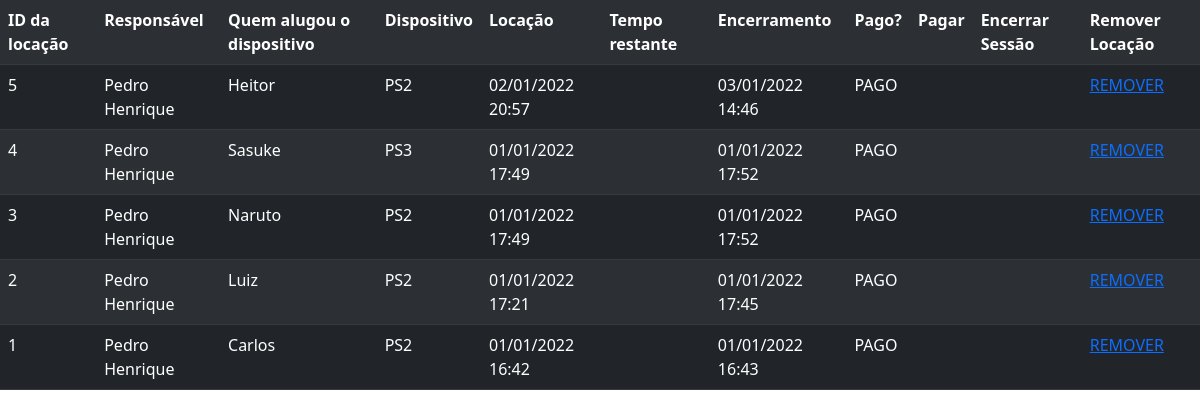
Before: /dispositivo/listar_locacoes with the older database file.
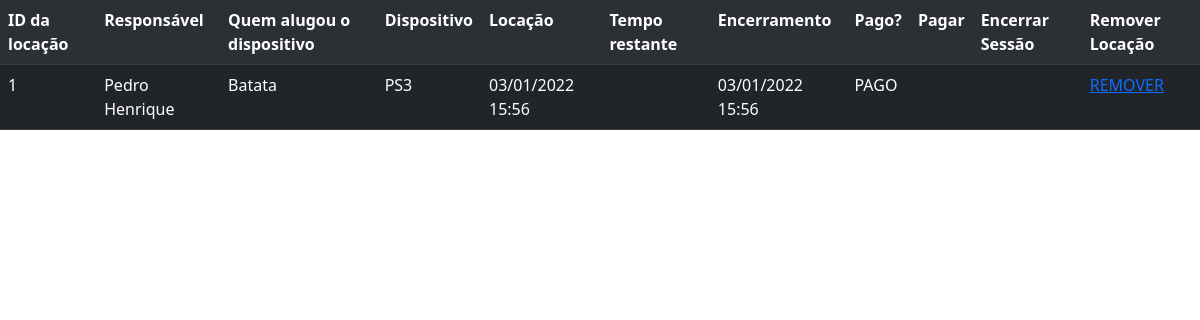
After: the same page with the newer database file.
### Locacoes.py (models this page shows)
class Locacao(db.Model):
    id = db.Column(db.Integer, primary_key=True)
    id_usuario = db.Column(db.Integer,db.ForeignKey('usuario.id'))
    nome_pessoa = db.Column(db.String(100),unique=False,nullable=True)
    id_dispositivo = db.Column(db.Integer,db.ForeignKey('dispositivo.id'))
    data_locacao = db.Column(db.DateTime,unique=False,nullable=False)
    final_esperado = db.Column(db.DateTime,unique=False,nullable=True)
    data_encerramento = db.Column(db.DateTime,unique=False,nullable=True)
    pago = db.Column(db.Boolean,default=False)

### Usuarios.py (models this page shows)
class Usuario(db.Model):
    id = db.Column(db.Integer, primary_key=True)
    nome = db.Column(db.String(200), unique=False, nullable=False)
    username = db.Column(db.String(80), unique=True, nullable=False)
    email = db.Column(db.String(120), unique=True, nullable=True)
    telefone = db.Column(db.String(20),unique=False,nullable=True)
    senha = db.Column(db.String(80), unique=False, nullable=False)
    locacoes = db.relationship('Locacao',backref='usuario',lazy=True)

### Dispositivos.py (models this page shows, shortened)
class Dispositivo(db.Model):
    id = db.Column(db.Integer, primary_key=True)
    nome = db.Column(db.String(20), unique=False, nullable=False)
    disponivel = db.Column(db.Integer, default=0)
    locacoes = db.relationship('Locacao',backref='dispositivo',lazy=True)

### app.py (the view)
@app.route('/dispositivo/listar_locacoes')
def listar_locacoes():
    locacoes = Locacao.query.order_by(Locacao.data_locacao.desc()).all()
    return(render_template('locacoes.html',locacoes=locacoes,tempo_atual=datetime.now()))

### templates/locacoes.html
{% extends "base.html" %}
{% block conteudo %}
<table class="table table-dark table-striped">
    <tr>
        <th>ID da locação</th>
        <th>Responsável</th>
        <th>Quem alugou o dispositivo</th>
        <th>Dispositivo</th>
        <th>Locação</th>
        <th>Tempo restante</th>
        <th>Encerramento</th>
        <th>Pago?</th>
        <th>Pagar</th>
        <th>Encerrar Sessão</th>
        <th>Remover Locação</th>
    </tr>
    {% for locacao in locacoes %}
        <tr>
            <td>{{locacao.id}}</td>
            <td>{{locacao.usuario.nome}}</td>
            <td>{{locacao.nome_pessoa}}</td>
            <td>{{locacao.dispositivo.nome}}</td>
            <td>{{locacao.data_locacao.strftime('%d/%m/%Y %H:%M')}}</td>
            {% if locacao.data_encerramento is none %}
                <td>{{locacao.final_esperado - tempo_atual}}</td>
            {% else %}
                <td></td>
            {% endif %}
            {% if locacao.data_encerramento is not none %}
                <td>{{locacao.data_encerramento.strftime('%d/%m/%Y %H:%M')}}</td>
            {% else %}
                <td></td>
            {% endif %}
            {% if locacao.pago == True %}
                <td>PAGO</td>
            {% else %}
                <td></td>
            {% endif %}
            {% if locacao.pago == False %}
                <td><a href="{{url_for('pagar_locacao',id_locacao=locacao.id)}}">PAGAR</a></td>
            {% else %}
                <td></td>
            {% endif %}
            {% if locacao.data_encerramento is none %}
                <td><a href="{{url_for('encerrar_locacao',id_locacao=locacao.id)}}">ENCERRAR</a></td>
            {% else %}
                <td></td>
            {% endif %}
            <td><a href="{{url_for('remover_locacao',id_locacao=locacao.id)}}">REMOVER</a></td>
        </tr>
    {% endfor %}
</table>
{% endblock %}

### templates/base.html (shortened to what this page needs)
<!DOCTYPE html>
<html>
    <head>
      <link href="https://cdn.jsdelivr.net/npm/bootstrap@5.1.3/dist/css/bootstrap.min.css" rel="stylesheet">
    </head>
<body>
    {% block conteudo %}
    {% endblock %}
</body>
</html>

Changed rows visible on the page:
removed Locacao: id "5", usuario.nome "Pedro Henrique", nome_pessoa "Heitor", dispositivo.nome "PS2", data_locacao "02/01/2022 20:57", data_encerramento "03/01/2022 14:46", pago "PAGO"
removed Locacao: id "4", usuario.nome "Pedro Henrique", nome_pessoa "Sasuke", dispositivo.nome "PS3", data_locacao "01/01/2022 17:49", data_encerramento "01/01/2022 17:52", pago "PAGO"
removed Locacao: id "3", usuario.nome "Pedro Henrique", nome_pessoa "Naruto", dispositivo.nome "PS2", data_locacao "01/01/2022 17:49", data_encerramento "01/01/2022 17:52", pago "PAGO"
removed Locacao: id "2", usuario.nome "Pedro Henrique", nome_pessoa "Luiz", dispositivo.nome "PS2", data_locacao "01/01/2022 17:21", data_encerramento "01/01/2022 17:45", pago "PAGO"
changed Locacao "Pedro Henrique": nome_pessoa "Carlos" → "Batata"; dispositivo.nome "PS2" → "PS3"; data_locacao "01/01/2022 16:42" → "03/01/2022 15:56"; data_encerramento "01/01/2022 16:43" → "03/01/2022 15:56"
